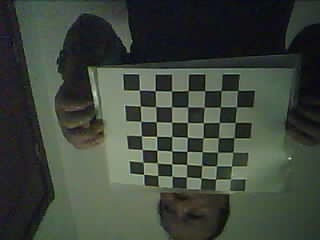
#> input picture Cam/pic/01.jpg, 320 x 240 px; its folder holds only this picture in this run
$ python Cam-calibration.py
#> lines starting #> are read from the running program, lines starting #| are printed output that depends on the picture; after the words box and inside, x2 and y2 are one past the last pixel; in counts of white or black regions, pixels touching at a corner belong together
import os
import numpy as np
import cv2
import glob

# 相机标定部分
# 准备对象点
objp = np.zeros((7*7,3), np.float32)
objp[:,:2] = np.mgrid[0:7, 0:7].T.reshape(-1,2)

# 存储所有图像的对象的点，图像的点
objpoints = [] # 3d点
imgpoints = [] # 2d点

# 定义角点优化标准
criteria = (cv2.TERM_CRITERIA_EPS + cv2.TERM_CRITERIA_MAX_ITER, 30, 0.001)

# 读取图片
images = glob.glob(r'pic/*.jpg')
if not images:
    raise FileNotFoundError("未找到任何JPG文件，请检查pic/目录")
else:
    print(f"找到{len(images)}张标定图片")

for fname in images:
    img = cv2.imread(fname)
#> img is the input picture: shape (240, 320, 3); mean B, G, R 59.7, 69.2, 61.7
    if img is None:
        print(f"警告：无法读取{fname}")
        continue

    gray = cv2.cvtColor(img, cv2.COLOR_BGR2GRAY)
    ret, corners = cv2.findChessboardCorners(gray, (7,7), None)
#> ret = True; corners = 49 rows, first 8: [139.3, 89.98], [155.1, 90.87], [171.5, 91.04], [188.3, 90.49], [204.7, 90.68], [220.9, 90.52], [237.8, 90.41], [140.4, 106]
    print(f"图片{fname} 角点检测: {'成功' if ret else '失败'}")
#| 图片pic/01.jpg 角点检测: 成功

    if ret == True:
        objpoints.append(objp)
        corners2 = cv2.cornerSubPix(gray,corners, (11,11), (-1,-1), criteria)
#> corners2 = 49 rows, first 8: [139.4, 90.18], [155.2, 90.67], [171.5, 91.05], [188.2, 90.65], [204.7, 90.69], [221.1, 90.5], [237.6, 90.52], [140.3, 106]
        imgpoints.append(corners2)

        # 绘制并显示角点
        cv2.drawChessboardCorners(img, (7,7), corners2, ret)
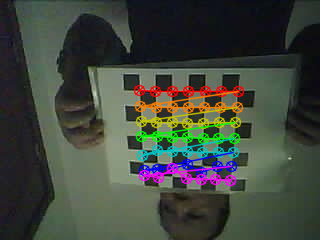
#> img: shape (240, 320, 3); 8.69% of pixels changed, all inside (x1, y1, x2, y2) = (133, 84, 245, 187)
        cv2.imshow('img', img)
        cv2.imwrite("calibration/" + os.path.basename(fname), img)
        cv2.waitKey(500)

# 执行相机标定
ret, mtx, dist, rvecs, tvecs = cv2.calibrateCamera(objpoints, imgpoints, gray.shape[::-1], None, None)
#> ret = 2.08; mtx = [[270.9, 0, 137.3], [0, 292.9, 128.2], [0, 0, 1]]; dist = [[-2.85, 22.96, 0.000534, 0.0993, -71.1]]; rvecs = ([0.39, 0.167, -0.0248],); tvecs = ([0.108, -2.22, 16.53],)

# 保存标定结果
np.save('camera_matrix.npy', mtx)
np.save('distortion_coefficients.npy', dist)

$ run again, on Cam/pic/05.jpg
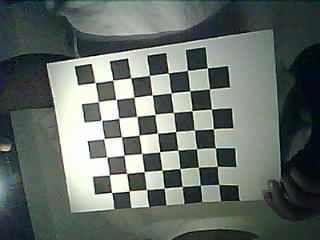
#> input picture Cam/pic/05.jpg, 320 x 240 px
#> img is the input picture: shape (240, 320, 3); mean B, G, R 103.7, 109.3, 101
#> `ret, corners = cv2.findChessboardCorners(gray, (7,7), None)`: ret = True; corners = 49 rows, first 8: [207.3, 67.85], [209.5, 88.92], [211.5, 109.2], [213.4, 128.8], [215.5, 148], [217.3, 166.3], [218.7, 184.3], [187.6, 69.86]
#| 图片pic/05.jpg 角点检测: 成功
#> corners2 = 49 rows, first 8: [207.2, 67.84], [209.5, 88.81], [211.4, 109.1], [213.4, 128.7], [215.2, 147.7], [217.3, 166.2], [218.7, 184.5], [187.5, 70.46]
#> `cv2.drawChessboardCorners(img, (7,7), corners2, ret)`:
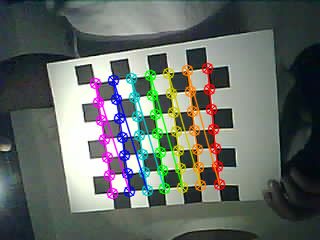
#> img: shape (240, 320, 3); 10.36% of pixels changed, all inside (x1, y1, x2, y2) = (89, 62, 226, 200)
#> `ret, mtx, dist, rvecs, tvecs = cv2.calibrateCamera(objpoints, imgpoint..`: ret = 0.297; mtx = [[237.1, 0, 176.2], [0, 246.2, 110], [0, 0, 1]]; dist = [[0.0796, -1.72, 0.0141, -0.0092, 8.97]]; rvecs = ([0.225, -0.0247, 1.45],); tvecs = ([1.58, -2.04, 11.92],)

$ run again, on Cam/pic/06.jpg
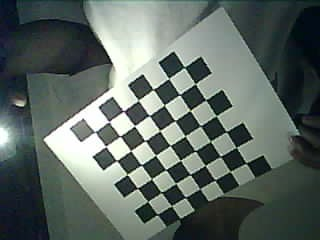
#> input picture Cam/pic/06.jpg, 320 x 240 px
#> img is the input picture: shape (240, 320, 3); mean B, G, R 98.7, 104.1, 93.2
#> `ret, corners = cv2.findChessboardCorners(gray, (7,7), None)`: ret = True; corners = 49 rows, first 8: [184.6, 67.42], [195.3, 83.88], [205.6, 99.71], [216.4, 115.7], [226.3, 131.6], [236.2, 147.5], [246.1, 163.2], [168.7, 78.47]
#| 图片pic/06.jpg 角点检测: 成功
#> corners2 = 49 rows, first 8: [184.4, 67.29], [195.2, 83.7], [205.8, 99.85], [215.9, 115.7], [226.3, 131.6], [236.2, 147.3], [246, 163], [168.6, 78.4]
#> `cv2.drawChessboardCorners(img, (7,7), corners2, ret)`:
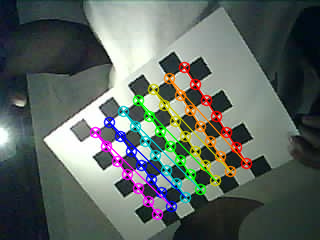
#> img: shape (240, 320, 3); 9.38% of pixels changed, all inside (x1, y1, x2, y2) = (89, 61, 253, 221)
#> `ret, mtx, dist, rvecs, tvecs = cv2.calibrateCamera(objpoints, imgpoint..`: ret = 0.198; mtx = [[322.3, 0, 134.7], [0, 363.4, 110.8], [0, 0, 1]]; dist = [[-0.115, 1.27, 0.0763, -0.0137, 1.12]]; rvecs = ([0.473, -0.157, 0.924],); tvecs = ([2.57, -2.03, 16.12],)

$ run again, on Cam/pic/07.jpg
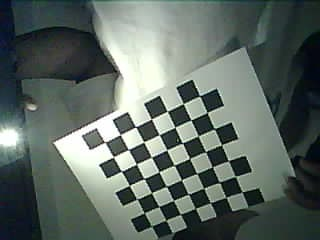
#> input picture Cam/pic/07.jpg, 320 x 240 px
#> img is the input picture: shape (240, 320, 3); mean B, G, R 99.2, 105.2, 94
#> `ret, corners = cv2.findChessboardCorners(gray, (7,7), None)`: ret = True; corners = 49 rows, first 8: [199.5, 95.84], [207.2, 112.5], [214.5, 128.9], [221.7, 144.7], [228.5, 160.9], [235.4, 176.5], [242, 191.6], [183.4, 103.6]
#| 图片pic/07.jpg 角点检测: 成功
#> corners2 = 49 rows, first 8: [199.7, 95.73], [207.2, 112.4], [214.4, 128.7], [221.5, 144.7], [228.4, 160.7], [235.3, 176.4], [242.2, 192], [183.3, 103.6]
#> `cv2.drawChessboardCorners(img, (7,7), corners2, ret)`:
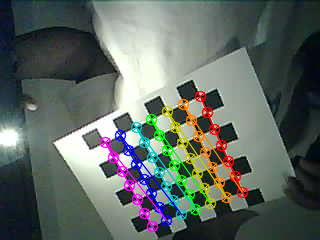
#> img: shape (240, 320, 3); 9.3% of pixels changed, all inside (x1, y1, x2, y2) = (99, 90, 249, 233)
#> `ret, mtx, dist, rvecs, tvecs = cv2.calibrateCamera(objpoints, imgpoint..`: ret = 0.165; mtx = [[274, 0, 107.7], [0, 305.6, 68.75], [0, 0, 1]]; dist = [[-0.129, 0.368, 0.0758, -0.0311, -0.13]]; rvecs = ([0.441, -0.136, 1.04],); tvecs = ([5.01, 1.16, 14.46],)

$ run again, on Cam/pic/02.jpg
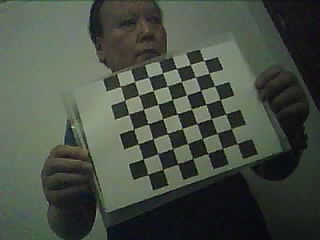
#> input picture Cam/pic/02.jpg, 320 x 240 px
#> img is the input picture: shape (240, 320, 3); mean B, G, R 68.4, 78.8, 71.2
#> `ret, corners = cv2.findChessboardCorners(gray, (7,7), None)`: ret = True; corners = 49 rows, first 8: [203.9, 60.53], [209.2, 73.18], [214.4, 85.79], [220, 99.68], [225.8, 113.8], [231.2, 128.5], [237.4, 143.7], [190, 64.53]
#| 图片pic/02.jpg 角点检测: 成功
#> corners2 = 49 rows, first 8: [201.7, 60.19], [209.8, 71.91], [213.8, 84.64], [220.3, 99.41], [225.6, 114.1], [231.4, 128.3], [237.2, 143.5], [191.5, 65.08]
#> `cv2.drawChessboardCorners(img, (7,7), corners2, ret)`:
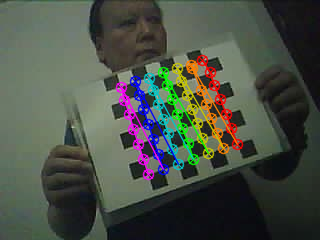
#> img: shape (240, 320, 3); 8.9% of pixels changed, all inside (x1, y1, x2, y2) = (115, 54, 244, 181)
#> `ret, mtx, dist, rvecs, tvecs = cv2.calibrateCamera(objpoints, imgpoint..`: ret = 1.41; mtx = [[150.4, 0, 168.5], [0, 150.5, 111.4], [0, 0, 1]]; dist = [[0.642, -6.83, 0.0314, -0.00639, 16.73]]; rvecs = ([-0.0246, 0.0985, 1.24],); tvecs = ([2.42, -3.68, 10.1],)
